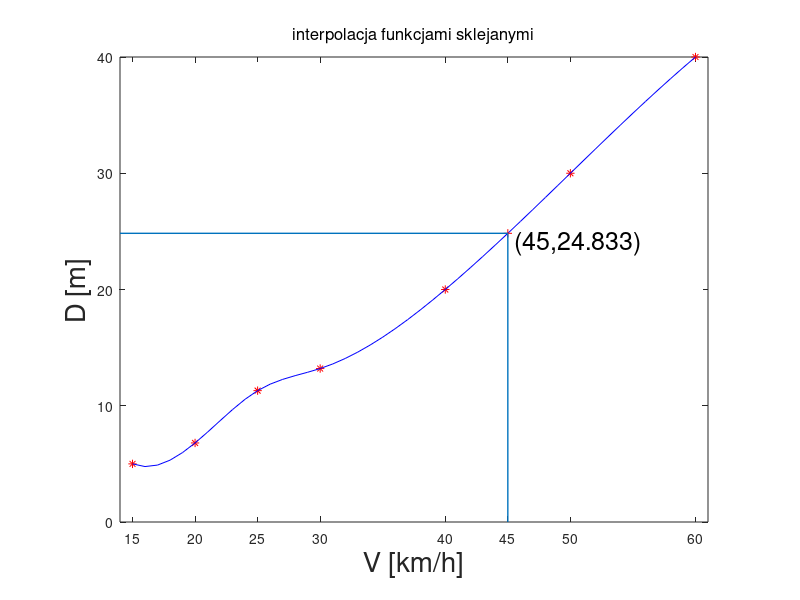

This chart was generated by the following MATLAB code: (Note: this script raises an error after producing the figure.)
#! /usr/bin/octave -qf

clear all;
close all;
format long;

v = [15 20 25 30 40 50 60];
d = [5 6.8 11.3 13.2 20 30 40];

vi = v(1) + [0:1:45]/45*(v(end)-v(1));

% a) splices

di = spline(v,d,vi);
k = find(vi==45);

f1=figure(1);
xtick = sort([v 45]);
plot(v,d,'r*',vi,di,'b-',vi(k),di(k),'r+');
set(gca
    ,'title',text('string','interpolacja funkcjami sklejanymi','fontsize',12)
    ,'xlabel',text('string','V [km/h]','fontsize',20)
    ,'ylabel',text('string','D [m]','fontsize',20)
    ,'outerposition',[0.02 0.02 0.96 0.96]
    ,'xlim',[14 61]
    ,'xtick',xtick
);
l=line(
    [45 45],[0 di(k)]
    ,'linewidth',1
);
line([45 14],[di(k) di(k)],'linewidth',1);
text(45.5,24,sprintf('(%d,%.3f)',45,di(k)),'fontsize',18);
    
% b) least-squares regression
close(f1);

vi2 = v(1) + [0:1:90]/90*(v(end)-v(1));
k2 = find(vi2==45);
disp(k2);
disp(vi2(k2));
[coeffs str]=polyfit(v,d,1);
di2=polyval(coeffs,vi2); 
disp(di2(k2));
figure(2); 
plot(v,d,'r*',vi3,di2,'b-');

set(gca
    ,'title',text('string','regresja najmniejszych kwadratow','fontsize',12)
    ,'xlabel',text('string','V [km/h]','fontsize',20)
    ,'ylabel',text('string','D [m]','fontsize',20)
    ,'outerposition',[0.02 0.02 0.96 0.96]
    ,'xlim',[14 61]
    ,'xtick',xtick
);
l=line(
    [45 45],[0 di2(k2)]
    ,'linewidth',1
);
line([45 14],[di2(k2) di2(k2)],'linewidth',1);
text(45.5,24,sprintf('(%d,%.3f)',45,di2(k2)),'fontsize',18);


pause;

